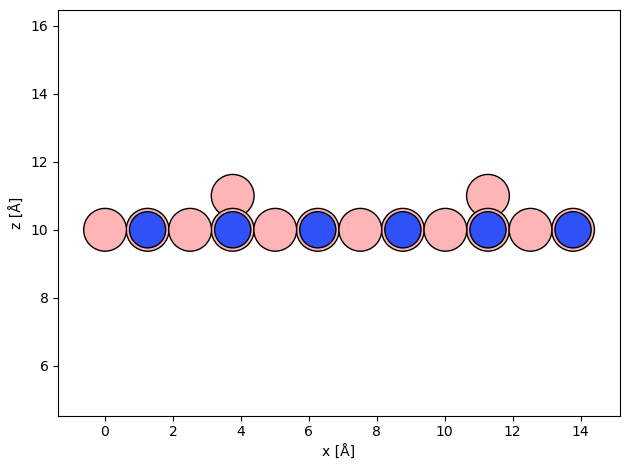
#> input picture hBN_sim/results/images_DFT/structure/outplane_xz.png, 630 x 470 px
$ jupyter execute --allow-errors hBN_postprocessing_DFT.ipynb
#> lines starting #> are read from the running program, lines starting #| are printed output that depends on the picture
[cell 1]
import numpy as np
import pandas as pd
import matplotlib.pyplot as plt
import abtem
import os
import sys
import dask
import importlib
from ase.io import read, write
from ase.visualize import view

#paths [part I]
current_dir = os.getcwd()
parent_dir = os.path.abspath(os.path.join(current_dir, os.pardir))
data_folder = os.path.abspath(os.path.join(parent_dir, 'data', ))
results_folder = os.path.abspath(os.path.join(parent_dir, 'results/images_DFT'))

#import homemade modules by adding hBN_sim directory to sys.path
sys.path.insert(0, parent_dir)

import helper_funcs
from helper_funcs import create_parameter_list

#setting configuration
abtem.config.set({"device": "gpu", "fft": "fftw"})
#> (this line was passed over: abtem is not available in this run)
dask.config.set({"num_workers": 1})
#> (this line was passed over: dask is not available in this run)

### RAW

[cell 2]
#CHOOSE - which data?
data_dir = f'{data_folder}/data_DFT/'

[cell 3]
#import preparation
data_names = [entry for entry in os.listdir(data_dir) if entry.endswith('.zarr')]
measurements_list = [None] * len(data_names)
#sort by timestamp
data_names.sort()

#fill measurements_list with imported data
for i in range(len(data_names)):
    path = f'{data_dir}{data_names[i]}'
    measurements_list[i] = abtem.from_zarr(path).compute()

[cell 4]
len(measurements_list)

[cell 5]
data_names

[cell 6]
#params1 = ['_'.join([name.split('_')[1], name.split('_')[2].lstrip('path'), name.split('_')[3].rstrip('.traj')]) for name in data_names[:2]]
#params2 = ['_'.join([name.split('_')[1], name.split('_')[3].rstrip('4'), 'Nsite\n', name.split('_')[4].rstrip('.traj')]) for name in data_names[2:]]

#MANUAL INPUT!
params1 = ['DFT vacancyN filledwithC', 'DFT vacancyB filledwithC']
params2 = ['DFT vacancyN filledwithB\noutplane', 'DFT vacancyN filledwithB\ninplane']

# new
params1 = [r'$C_N$', r'$C_B$',]
params2 = [r'$B_N$ - outplane', r'$B_N$ - inplane']


parameter_info = [params1, params2] # seperation for plots below

#> (a cell that did not finish here is left out)

[cell 8]
#plot RAW
#CHOOSE:
columns = 2
zoom = 'no' #'yes' for zooming in

#FIX
rows = int(np.ceil(len(measurements_list)/columns))
#> (the rest of this cell did not finish here and is left out)

### INTERPOLATED + GAUSS

[cell 9]
#set parameters for postprocessing
#pairs: interpolate:0.01 & gauss: 0.2;  interpolate:0.05 & gauss: 0.3
#interpolate-> higher value (0.1) more pixels; low value -> smoother, more time
interpolate = 0.01
gauss = 0.3
dose = 1e9

#> (a cell that did not finish here is left out)

[cell 11]
#plot
#CHOOSE:
columns = 2
zoom = 'no' #'yes' for zooming in

#FIX
rows = int(np.ceil(len(measurements_list)/columns))
fig, axs = plt.subplots(rows + 1, columns, figsize=(10, rows*5))

i=0
for row in range(rows):
    for col in range(columns):
        try:
            final_measurements[row][col].show(ax=axs[row, col], explode=False, cbar=False, title=True)

            #axs[row, col].set_title(parameter_info_sorted[0][i])
            axs[row, col].set_title(parameter_info[row][col])

            i += 1

            if zoom == 'yes':
                axs[row, col].set_ylim(2,12)
                axs[row, col].set_xlim(1,9)
        except IndexError:
            axs[row, col].set_visible(False)

#
im_out = plt.imread(f'{results_folder}/structure/outplane_xz.png')
#> im_out is the input picture: shape (470, 630, 4) float32; mean R, G, B, A 0.963, 0.954, 0.966, 1
im_in = plt.imread(f'{results_folder}/structure/inplane_xz.png')
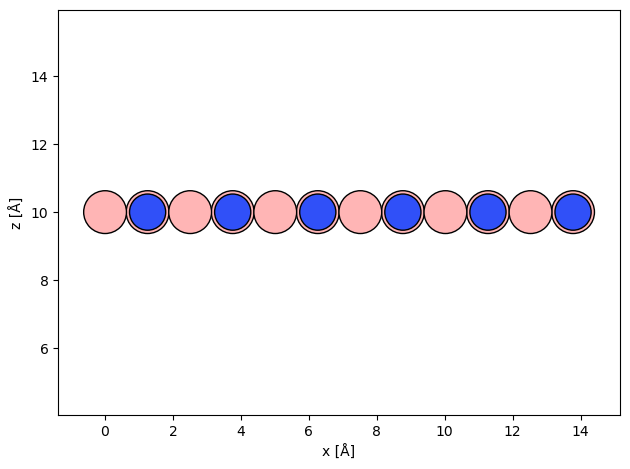
#> input picture hBN_sim/results/images_DFT/structure/inplane_xz.png, 630 x 469 px
#> im_in is the input picture: shape (469, 630, 4) float32; mean R, G, B, A 0.964, 0.957, 0.97, 1
images = [im_out, im_in]

row = rows
#> (the rest of this cell did not finish here and is left out)

[cell 12]
from matplotlib.gridspec import GridSpec

[cell 13]
#plot
#CHOOSE:
columns = 2
zoom = 'no' #'yes' for zooming in

#FIX
rows = int(np.ceil(len(measurements_list)/columns))
#fig, axs = plt.subplots(rows + 1, columns, figsize=(10, rows*5))

fig = plt.figure(figsize=(8,11))

gs = GridSpec(3, 2, height_ratios=[3,3, 1.5],figure=fig)
ax1 = fig.add_subplot(gs[0])
ax2 = fig.add_subplot(gs[1])
ax3 = fig.add_subplot(gs[2])
ax4 = fig.add_subplot(gs[3])
ax5 = fig.add_subplot(gs[4])
ax6 = fig.add_subplot(gs[5])
axs = [ax1, ax2, ax3, ax4, ax5, ax6]

i=0
for row in range(rows):
    for col in range(columns):

        try:
            final_measurements[row][col].show(ax=axs[i], explode=False, cbar=False, title=True)

            #axs[row, col].set_title(parameter_info_sorted[0][i])
            axs[i].set_title(parameter_info[row][col])

            if zoom == 'yes':
                axs[i].set_ylim(2,12)
                axs[i].set_xlim(1,9)

            i += 1

        except IndexError:
            axs[i].set_visible(False)

#
im_out = plt.imread(f'{results_folder}/structure/outplane_xz.png')
im_in = plt.imread(f'{results_folder}/structure/inplane_xz.png')
images = [im_out, im_in]

for i in range(2):
    axs[i+4].imshow(images[i])
    axs[i+4].set_axis_off()

axs[4].set_title('outplane')
axs[5].set_title('inplane')


#plt.subplots_adjust(hspace = 0.5)
#fig.set_facecolor('yellow')
plt.tight_layout()


#fig.figure.savefig('./data/data_DFT/images/DFT_BvsC.png', bbox_inches='tight')
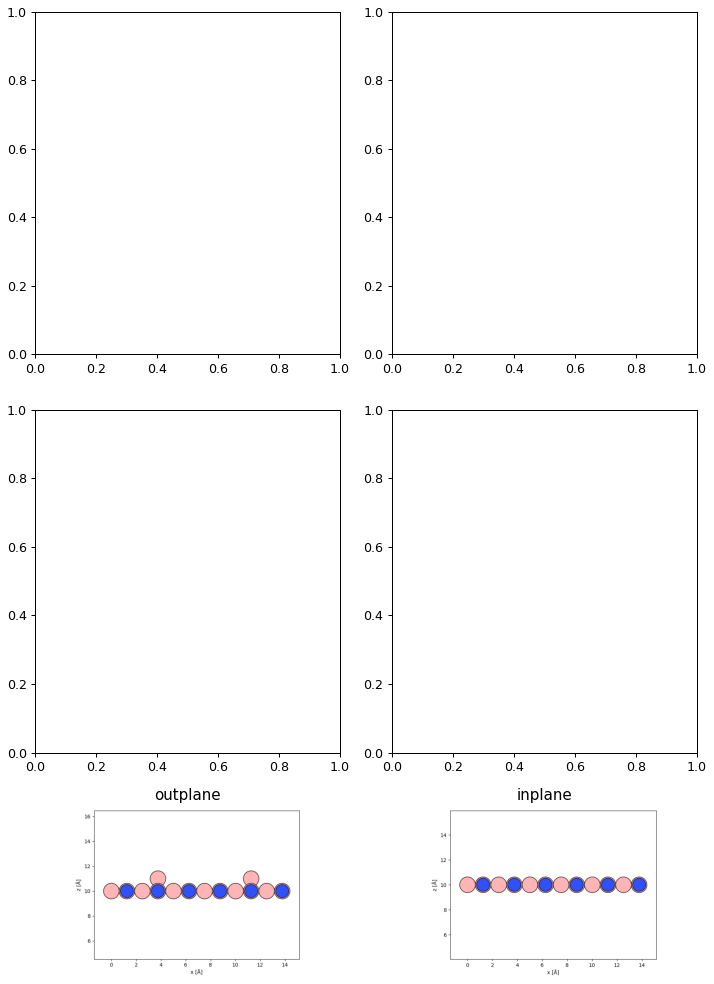
#> figure drawn by matplotlib, 2 panels

### NOISE

#> (a cell that did not finish here is left out)

[cell 15]
#plot
#CHOOSE:
columns = 2
zoom = 'no' #'yes' for zooming in

#FIX
rows = int(np.ceil(len(measurements_list)/columns))
#fig, axs = plt.subplots(rows + 1, columns, figsize=(10, rows*5))

fig = plt.figure(figsize=(8,11))

gs = GridSpec(3, 2, height_ratios=[3,3, 1.5],figure=fig)
ax1 = fig.add_subplot(gs[0])
ax2 = fig.add_subplot(gs[1])
ax3 = fig.add_subplot(gs[2])
ax4 = fig.add_subplot(gs[3])
ax5 = fig.add_subplot(gs[4])
ax6 = fig.add_subplot(gs[5])
axs = [ax1, ax2, ax3, ax4, ax5, ax6]

i=0
for row in range(rows):
    for col in range(columns):

        try:
            noisy_measurements[row][col].show(ax=axs[i], explode=False, cbar=False, title=True)

            #axs[row, col].set_title(parameter_info_sorted[0][i])
            axs[i].set_title(parameter_info[row][col])

            if zoom == 'yes':
                axs[i].set_ylim(2,12)
                axs[i].set_xlim(1,9)

            i += 1

        except IndexError:
            axs[i].set_visible(False)

#
im_out = plt.imread(f'{results_folder}/structure/outplane_xz.png')
im_in = plt.imread(f'{results_folder}/structure/inplane_xz.png')
images = [im_out, im_in]

for i in range(2):
    axs[i+4].imshow(images[i])
    axs[i+4].set_axis_off()

axs[4].set_title('outplane')
axs[5].set_title('inplane')


#plt.subplots_adjust(hspace = 0.5)
#fig.set_facecolor('yellow')
plt.tight_layout()


#fig.figure.savefig('./data/data_DFT/images/DFT_BvsC_noisy_zoom.png', bbox_inches='tight')
